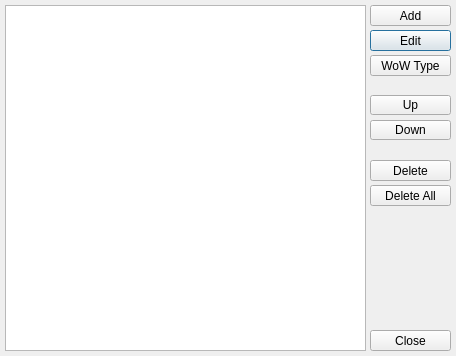
<?xml version="1.0" encoding="UTF-8"?>
<ui version="4.0">
 <class>WoWDirManager</class>
 <widget class="QDialog" name="WoWDirManager">
  <property name="geometry">
   <rect>
    <x>0</x>
    <y>0</y>
    <width>456</width>
    <height>356</height>
   </rect>
  </property>
  <property name="windowTitle">
   <string comment="WDM_Title">WoW Directory Manager</string>
  </property>
  <property name="windowIcon">
   <iconset resource="../resources.qrc">
    <normaloff>:/WoW Versions/WoWIcon1-Vanilla</normaloff>:/WoW Versions/WoWIcon1-Vanilla</iconset>
  </property>
  <property name="sizeGripEnabled">
   <bool>false</bool>
  </property>
  <property name="modal">
   <bool>true</bool>
  </property>
  <widget class="QDialogButtonBox" name="buttonBox">
   <property name="geometry">
    <rect>
     <x>370</x>
     <y>330</y>
     <width>81</width>
     <height>21</height>
    </rect>
   </property>
   <property name="orientation">
    <enum>Qt::Vertical</enum>
   </property>
   <property name="standardButtons">
    <set>QDialogButtonBox::Close</set>
   </property>
  </widget>
  <widget class="QListWidget" name="WDM_List">
   <property name="geometry">
    <rect>
     <x>5</x>
     <y>5</y>
     <width>361</width>
     <height>346</height>
    </rect>
   </property>
   <property name="horizontalScrollBarPolicy">
    <enum>Qt::ScrollBarAsNeeded</enum>
   </property>
   <property name="editTriggers">
    <set>QAbstractItemView::NoEditTriggers</set>
   </property>
   <property name="showDropIndicator" stdset="0">
    <bool>false</bool>
   </property>
   <property name="alternatingRowColors">
    <bool>true</bool>
   </property>
   <property name="iconSize">
    <size>
     <width>24</width>
     <height>24</height>
    </size>
   </property>
   <property name="viewMode">
    <enum>QListView::ListMode</enum>
   </property>
   <property name="uniformItemSizes">
    <bool>false</bool>
   </property>
  </widget>
  <widget class="QPushButton" name="WDM_bDirAdd">
   <property name="geometry">
    <rect>
     <x>370</x>
     <y>5</y>
     <width>81</width>
     <height>21</height>
    </rect>
   </property>
   <property name="text">
    <string>Add</string>
   </property>
   <property name="default">
    <bool>false</bool>
   </property>
  </widget>
  <widget class="QPushButton" name="WDM_bDirDelete">
   <property name="geometry">
    <rect>
     <x>370</x>
     <y>160</y>
     <width>81</width>
     <height>21</height>
    </rect>
   </property>
   <property name="text">
    <string>Delete</string>
   </property>
  </widget>
  <widget class="QPushButton" name="WDM_bDirUp">
   <property name="geometry">
    <rect>
     <x>370</x>
     <y>95</y>
     <width>81</width>
     <height>20</height>
    </rect>
   </property>
   <property name="text">
    <string>Up</string>
   </property>
  </widget>
  <widget class="QPushButton" name="WDM_bDirDown">
   <property name="geometry">
    <rect>
     <x>370</x>
     <y>120</y>
     <width>81</width>
     <height>20</height>
    </rect>
   </property>
   <property name="text">
    <string>Down</string>
   </property>
  </widget>
  <widget class="QPushButton" name="WDM_bDirEdit">
   <property name="geometry">
    <rect>
     <x>370</x>
     <y>30</y>
     <width>81</width>
     <height>21</height>
    </rect>
   </property>
   <property name="text">
    <string>Edit</string>
   </property>
   <property name="default">
    <bool>true</bool>
   </property>
  </widget>
  <widget class="QPushButton" name="WDM_bDirDeleteAll">
   <property name="geometry">
    <rect>
     <x>370</x>
     <y>185</y>
     <width>81</width>
     <height>21</height>
    </rect>
   </property>
   <property name="text">
    <string>Delete All</string>
   </property>
  </widget>
  <widget class="QPushButton" name="WoWTypeButton">
   <property name="geometry">
    <rect>
     <x>370</x>
     <y>55</y>
     <width>81</width>
     <height>21</height>
    </rect>
   </property>
   <property name="text">
    <string>WoW Type</string>
   </property>
   <property name="checkable">
    <bool>false</bool>
   </property>
  </widget>
 </widget>
 <tabstops>
  <tabstop>WDM_List</tabstop>
  <tabstop>WDM_bDirAdd</tabstop>
  <tabstop>WDM_bDirEdit</tabstop>
  <tabstop>WoWTypeButton</tabstop>
  <tabstop>WDM_bDirUp</tabstop>
  <tabstop>WDM_bDirDown</tabstop>
  <tabstop>WDM_bDirDelete</tabstop>
  <tabstop>WDM_bDirDeleteAll</tabstop>
  <tabstop>buttonBox</tabstop>
 </tabstops>
 <resources>
  <include location="../resources.qrc"/>
 </resources>
 <connections>
  <connection>
   <sender>buttonBox</sender>
   <signal>accepted()</signal>
   <receiver>WoWDirManager</receiver>
   <slot>accept()</slot>
   <hints>
    <hint type="sourcelabel">
     <x>370</x>
     <y>350</y>
    </hint>
    <hint type="destinationlabel">
     <x>157</x>
     <y>274</y>
    </hint>
   </hints>
  </connection>
  <connection>
   <sender>buttonBox</sender>
   <signal>rejected()</signal>
   <receiver>WoWDirManager</receiver>
   <slot>reject()</slot>
   <hints>
    <hint type="sourcelabel">
     <x>396</x>
     <y>350</y>
    </hint>
    <hint type="destinationlabel">
     <x>286</x>
     <y>274</y>
    </hint>
   </hints>
  </connection>
 </connections>
</ui>
